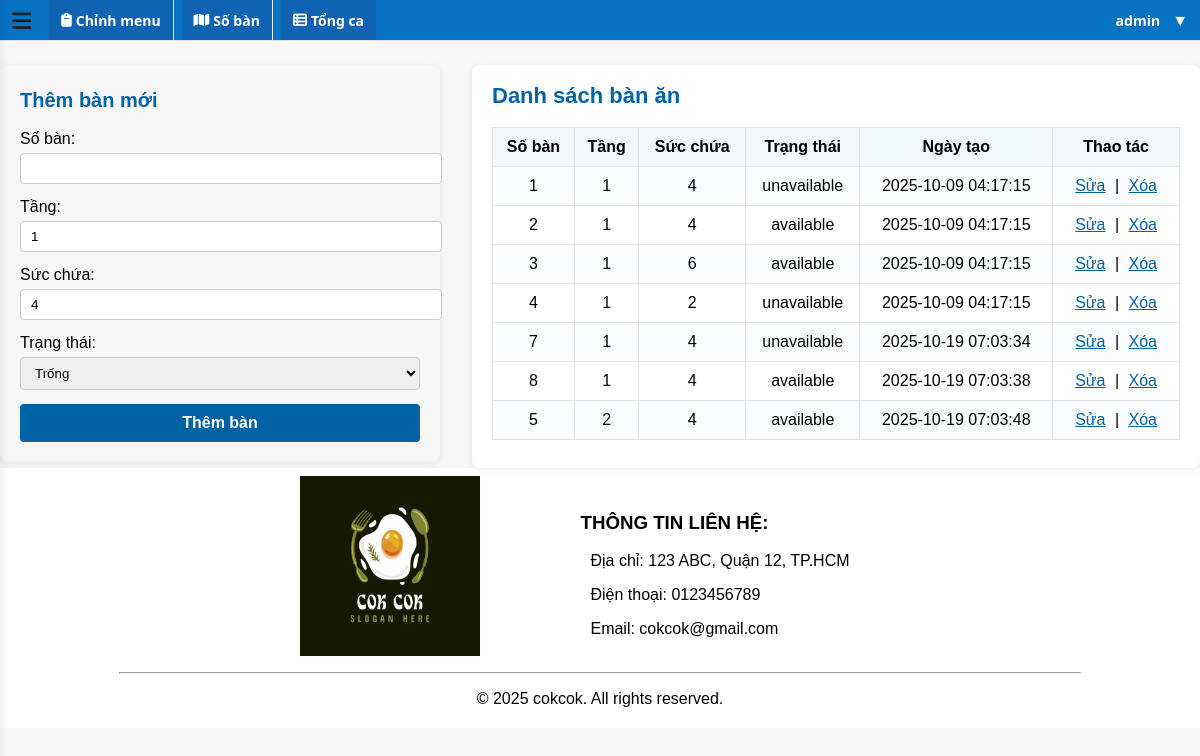
The app's page /ADMIN/table.php (signed in) with its own data.
### tables this page shows
CREATE TABLE `tables` (
  `id` int(11) NOT NULL,
  `table_number` int(11) NOT NULL,
  `floor` int(11) NOT NULL DEFAULT 1,
  `qr_secret` varchar(64) NOT NULL DEFAULT '',
  `capacity` int(11) DEFAULT 4,
  `status` enum('available','unavailable') DEFAULT 'available',
  `created_at` timestamp NOT NULL DEFAULT current_timestamp()
);

### ADMIN/table.php (the view, shortened to what this page needs)
<?php
include '../functions/database.php';
$result = $conn->query("SELECT * FROM tables ORDER BY floor, table_number");
?>
<head>
</head>
<div class="table-management-container">
    <div class="table-add-form">
        <?php
        if (isset($_GET['edit'])):
            $id = intval($_GET['edit']);
            $edit = $conn->query("SELECT * FROM tables WHERE id = $id")->fetch_assoc();
        ?>
        <h3>Sửa bàn</h3>
        <form action="process.php" method="post">
            <input type="hidden" name="id" value="<?= $edit['id'] ?>">
            <label for="table_number">Số bàn:</label>
            <input type="number" id="table_number" name="table_number" value="<?= $edit['table_number'] ?>" required>
            <label for="floor">Tầng:</label>
            <input type="number" id="floor" name="floor" value="<?= $edit['floor'] ?>" min="1" required>
            <label for="capacity">Sức chứa:</label>
            <input type="number" id="capacity" name="capacity" value="<?= $edit['capacity'] ?>" required>
            <label for="status">Trạng thái:</label>
            <select id="status" name="status">
                <option value="available" <?= $edit['status']=='available'?'selected':'' ?>>Trống</option>
                <option value="unavailable" <?= $edit['status']=='unavailable'?'selected':'' ?>>Đã đặt</option>
            </select>
            <button type="submit" name="update">Cập nhật</button>
            <a href="table.php">Hủy</a>
        </form>
        <?php else: ?>
        <h3>Thêm bàn mới</h3>
        <form action="process.php" method="post">
            <label for="table_number">Số bàn:</label>
            <input type="number" id="table_number" name="table_number" required>
            <label for="floor">Tầng:</label>
            <input type="number" id="floor" name="floor" value="1" min="1" required>
            <label for="capacity">Sức chứa:</label>
            <input type="number" id="capacity" name="capacity" value="4" required>
            <label for="status">Trạng thái:</label>
            <select id="status" name="status">
                <option value="available">Trống</option>
            </select>
            <button type="submit" name="add">Thêm bàn</button>
        </form>
        <?php endif; ?>
    </div>
    <div class="table-list-section">
        <h2>Danh sách bàn ăn</h2>
        <table class="table-list">
            <tr>
                <th>Số bàn</th>
                <th>Tầng</th>
                <th>Sức chứa</th>
                <th>Trạng thái</th>
                <th>Ngày tạo</th>
                <th>Thao tác</th>
            </tr>
            <?php while($row = $result->fetch_assoc()): ?>
            <tr>
                <td><?= $row['table_number'] ?></td>
                <td><?= $row['floor'] ?></td>
                <td><?= $row['capacity'] ?></td>
                <td><?= $row['status'] ?></td>
                <td><?= $row['created_at'] ?></td>
                <td>
                    <a href="table.php?edit=<?= $row['id'] ?>">Sửa</a> |
                    <a href="table.php?delete=<?= $row['id'] ?>" onclick="return confirm('Xác nhận xóa bàn này?');">Xóa</a>
                </td>
            </tr>
            <?php endwhile; ?>
        </table>
    </div>
</div>
<?php
include '../includes/masterAdmin.php';
?>

### assets/css/order.css (style rules this page uses)
:root { --brand:#0b72cf; --bg:#f5f7fb; --card:#fff; --muted:#7a8599; --line:#e6e8ee; --green:#1bb869; }
body { background:var(--bg); }

### assets/css/login.css (style rules this page uses)
body, html { height: 100%; margin: 0; font-family: "Segoe UI", Arial, sans-serif; }

### assets/css/listmenu.css (style rules this page uses)
body { font-family: Arial, sans-serif; background: #f7f7f7; }
h2 { margin-bottom: 20px; }
table { border-collapse: collapse; width: 100%; background: #fff; }
th, td { border: 1px solid #eee; padding: 10px; text-align: center; }
tr:nth-child(even) { background: #f2f2f2; }
input[type="text"], input[type="number"] { width: 95%; padding: 7px; border: 1px solid #ccc; border-radius: 4px; }

### assets/css/table.css (style rules this page uses)
.table-management-container { display: flex; gap: 32px; align-items: flex-start; width: 100%; margin-top: 24px; flex-wrap: wrap; }
.table-add-form { flex: 1 1 320px; width: 100%; max-width: 400px; min-width: 220px; background: #f6f6f6; padding: 24px 20px 20px 20px; border-radius: 8px; box-shadow: 0 2px 8px #0001; display: flex; flex-direction: column; justify-content: flex-start; margin: 0 auto; }
.table-add-form h3 { margin-top: 0; margin-bottom: 18px; font-size: 20px; color: #0063a6; }
.table-add-form label { font-weight: 500; display: block; margin-bottom: 5px; }
.table-add-form input, .table-add-form select { width: 100%; padding: 7px 10px; margin-bottom: 14px; border: 1px solid #ccc; border-radius: 4px; }
.table-add-form button { width: 100%; background: #0063a6; color: #fff; padding: 10px 0; border: none; border-radius: 4px; font-size: 16px; cursor: pointer; font-weight: bold; transition: background 0.2s; }
.table-list-section { flex: 2 1 0px; min-width: 340px; background: #fff; padding: 18px 20px; border-radius: 8px; box-shadow: 0 2px 8px #0001; }
.table-list-section h2 { margin-top: 0; margin-bottom: 18px; font-size: 22px; color: #0063a6; }
.table-list { width: 100%; border-collapse: collapse; font-size: 16px; margin-bottom: 10px; }
.table-list th, .table-list td { border: 1px solid #e5e5e5; padding: 10px 8px; text-align: center; }
.table-list th { background: #f2f7fa; font-weight: bold; }
.table-list tr:nth-child(even) { background: #f9fbfd; }
.table-list a { color: #0063a6; text-decoration: underline; margin: 0 5px; font-weight: 500; }

### records on screen
tables: table_number "1", floor "1", capacity "4", status "unavailable", created_at "2025-10-09 04:17:15"
tables: table_number "2", floor "1", capacity "4", status "available", created_at "2025-10-09 04:17:15"
tables: table_number "3", floor "1", capacity "6", status "available", created_at "2025-10-09 04:17:15"
tables: table_number "4", floor "1", capacity "2", status "unavailable", created_at "2025-10-09 04:17:15"
tables: table_number "7", floor "1", capacity "4", status "unavailable", created_at "2025-10-19 07:03:34"
tables: table_number "8", floor "1", capacity "4", status "available", created_at "2025-10-19 07:03:38"
tables: table_number "5", floor "2", capacity "4", status "available", created_at "2025-10-19 07:03:48"

### other values on screen
$_SESSION['username'] "admin"
